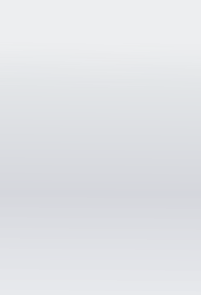
<?xml version="1.0" encoding="UTF-8"?>
<ui version="4.0">
 <class>inventorymain</class>
 <widget class="QWidget" name="inventorymain">
  <property name="geometry">
   <rect>
    <x>0</x>
    <y>0</y>
    <width>201</width>
    <height>295</height>
   </rect>
  </property>
  <property name="sizePolicy">
   <sizepolicy hsizetype="Maximum" vsizetype="Maximum">
    <horstretch>0</horstretch>
    <verstretch>0</verstretch>
   </sizepolicy>
  </property>
  <property name="windowTitle">
   <string>Inventory</string>
  </property>
  <property name="autoFillBackground">
   <bool>false</bool>
  </property>
  <property name="styleSheet">
   <string notr="true">
   /* Containers */
    QWidget#inventorymain {
        background-color: none;
    }

    QFrame#MainFrame {
        background-color: qlineargradient(spread:pad, x1:0.006, y1:0, x2:0, y2:1, stop:0.142045 rgba(229, 234, 243,     50), stop:0.295455 rgba(209, 215, 221, 110), stop:0.65 rgba(179, 183, 196, 110), stop:1 rgba(222, 227, 236, 100));
    }

    /* QToolBox */
    QToolBox::tab {
        font-size: 10px;
        border-color: rgba(255, 255, 255, 0);
        border-bottom: 1px solid grey;
        border-top: 1px solid grey;
    }

    QToolBox::tab:hover {
        background-color: rgb(191, 191, 191);
    }

    QToolBox::tab:!hover {
        background-color: rgb(234, 234, 234);
    }

    QToolBox::tab:selected {
        background-color: rgb(234, 234, 234);
        font: bold;
    }
    
    /* QTreeView */
    QTreeView::branch:has-siblings:!adjoins-item
    {
        border-image: url(:/images/iconBranchVLine.png) 0;
    }

    QTreeView::branch:has-siblings:adjoins-item
    {
        border-image: url(:/images/iconBranchMore.png) 0;
    }

    QTreeView::branch:!has-children:!has-siblings:adjoins-item
    {
        border-image: url(:/images/iconBranchEnd.png) 0;
    }

    QTreeView::branch:has-children:!has-siblings:closed,
    QTreeView::branch:closed:has-children:has-siblings
    {
        border-image: none;
        image: url(:/images/iconBranchClosed.png);
    }

    QTreeView::branch:open:has-children:!has-siblings,
    QTreeView::branch:open:has-children:has-siblings
    {
        border-image: none;
        image: url(:/images/iconBranchOpen.png);
    }

    /* QPushButton */
    QPushButton {
        font-size: 10px;
        color: rgb(11, 11, 11);
        background-color: rgb(234, 234, 234);
        border: rgba(255, 255, 255, 0);
        padding: 2px;
    }
    QPushButton:hover {
        color: rgb(255, 255, 255);
        background-color: rgb(149, 149, 149);
    }
    QPushButton:hover::pressed {
        color: rgb(0, 0, 0);
        background-color: rgb(202, 202, 202);
    }
    QPushButton#pushButton_Close {
        border-top: 1px solid grey;
        border-bottom: 1px solid grey;
    }
   </string>
  </property>
  <layout class="QHBoxLayout" name="horizontalLayout">
   <property name="spacing">
    <number>0</number>
   </property>
   <property name="margin">
    <number>0</number>
   </property>
   <item>
    <widget class="QFrame" name="MainFrame">
     <property name="lineWidth">
      <number>0</number>
     </property>
     <layout class="QVBoxLayout" name="verticalLayout">
      <property name="spacing">
       <number>0</number>
      </property>
      <property name="margin">
       <number>0</number>
      </property>
      <item>
       <layout class="QHBoxLayout" name="horizontalLayout_BottomContainer" stretch="">
        <property name="spacing">
         <number>0</number>
        </property>
        <property name="sizeConstraint">
         <enum>QLayout::SetDefaultConstraint</enum>
        </property>
        <property name="topMargin">
         <number>0</number>
        </property>
       </layout>
      </item>
     </layout>
    </widget>
   </item>
  </layout>
 </widget>
 <resources/>
 <connections/>
</ui>
